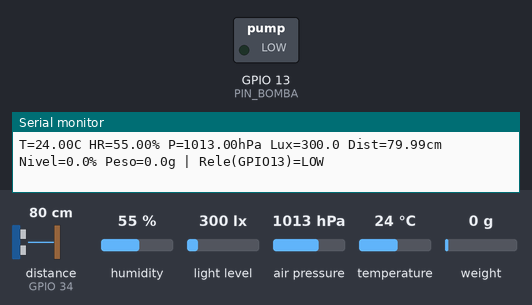
A sketch run on a simulated ESP32. Parts: switched loads named in the sketch (green lamp = pin HIGH), the last lines printed to the serial monitor. Wiring (inferred from the names in the program): ultrasonic range finder: trigger GPIO 27; echo GPIO 34. The inputs (shaded band) are chosen by the test bench; at power-on: distance to the obstacle (sensor on GPIO 34) 80 cm, humidity 55 %, light level 300 lx, air pressure 1013 hPa, temperature 24 °C, weight on the scale 0 g. The echo pulse lasts 58.3 µs per cm; pins used as bus, display or sensor lines are not drawn.

Above: at 2.6 s.
At 5.2 s:
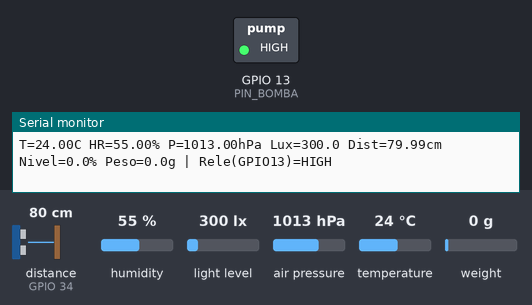
Timing chart, 0 to 12.2 s (numbered marks = the images above):
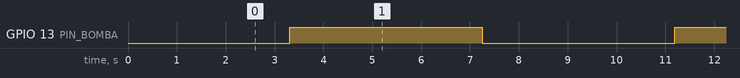

Measured:
- by itself, GPIO 13 (PIN_BOMBA): alternates HIGH for 3.9 s and LOW for 3.9 s

The sketch:

06_prueba_rele.ino
```cpp
/*
 * ========================================================================
 * HydroSentry - Prueba del módulo relé (bomba) + verificación general
 * ========================================================================
 * Este sketch NO es el firmware final. Sirve para:
 *   1. Confirmar si tu módulo relé es "activo en alto" (se activa con
 *      HIGH) o "activo en bajo" (se activa con LOW) — dato que falta
 *      confirmar antes de dar por cerrado el firmware completo.
 *   2. De paso, imprime por el Monitor Serial TODAS las variables de los
 *      sensores (temperatura, humedad, presión, luz, nivel, peso) más el
 *      estado del relé, así puedes verificar de una sola vez que todo lo
 *      que va ANTES del relé en el firmware completo (sensores, fusión)
 *      sigue leyendo bien con la organización de pines nueva.
 *
 * Procedimiento para la prueba del relé:
 *   1. Sube este sketch y abre el Monitor Serial a 115200 baudios.
 *   2. El relé va a alternar solo, cada 3 segundos, entre los dos
 *      estados (ver mensajes en el monitor).
 *   3. Observa el módulo relé: casi todos tienen un LED indicador propio
 *      y hacen un "clic" audible al activarse.
 *   4. Anota en cuál de los dos mensajes ("Probando HIGH" o "Probando
 *      LOW") el relé SÍ se activa (LED encendido + clic). Ese es tu
 *      caso real:
 *        - Si se activa en "Probando HIGH"  -> tu relé es ACTIVO EN ALTO
 *          (el firmware completo ya está bien tal cual, HIGH=encendido).
 *        - Si se activa en "Probando LOW"   -> tu relé es ACTIVO EN BAJO
 *          (avísame y en 2 líneas invierto la lógica en el firmware
 *          completo: manejarApiBomba() y el apagado inicial en setup()).
 * ========================================================================
 */

#include <Wire.h>
#include <Adafruit_Sensor.h>
#include <Adafruit_BME280.h>
#include <BH1750.h>
#include <HX711.h>

// ---- Mismos pines del firmware completo (lado izquierdo) ----
#define I2C_SDA 25
#define I2C_SCL 26

#define HCSR04_TRIG 27
#define HCSR04_ECHO 34

#define HX711_DOUT 35
#define HX711_SCK  14

#define PIN_BOMBA 13

// ---- Calibración ya confirmada ----
const float SENSOR_ALTURA_CM = 10.54;
const float NIVEL_MAX_CM     = 5.44;
const float FACTOR_CALIBRACION_HX711 = 634.3359;

Adafruit_BME280 bme;
BH1750 lightMeter;
HX711 scale;

bool bme_ok, bh1750_ok, hx711_ok;

float leerDistanciaHCSR04() {
  digitalWrite(HCSR04_TRIG, LOW);
  delayMicroseconds(2);
  digitalWrite(HCSR04_TRIG, HIGH);
  delayMicroseconds(10);
  digitalWrite(HCSR04_TRIG, LOW);
  long duracion = pulseIn(HCSR04_ECHO, HIGH, 30000);
  if (duracion == 0) return -1;
  return duracion * 0.0343 / 2.0;
}

void setup() {
  Serial.begin(115200);
  delay(1000);

  Serial.println();
  Serial.println("=== HydroSentry - Prueba de rele + verificacion de sensores ===");

  pinMode(PIN_BOMBA, OUTPUT);
  digitalWrite(PIN_BOMBA, LOW);

  Wire.begin(I2C_SDA, I2C_SCL);

  bme_ok = bme.begin(0x76);
  if (!bme_ok) Serial.println("ADVERTENCIA: BME280 no responde en 0x76");

  bh1750_ok = lightMeter.begin(BH1750::CONTINUOUS_HIGH_RES_MODE, 0x23);
  if (!bh1750_ok) Serial.println("ADVERTENCIA: BH1750 no responde en 0x23");

  pinMode(HCSR04_TRIG, OUTPUT);
  pinMode(HCSR04_ECHO, INPUT);

  scale.begin(HX711_DOUT, HX711_SCK);
  hx711_ok = scale.wait_ready_timeout(2000);
  if (hx711_ok) {
    scale.set_scale(FACTOR_CALIBRACION_HX711);
    scale.tare();
  } else {
    Serial.println("ADVERTENCIA: HX711 no responde");
  }

  Serial.println("Listo. El rele va a alternar cada 3s. Observa el modulo fisico.");
  Serial.println();
}

unsigned long ultimoCambio = 0;
bool estadoPrueba = false; // false = probando LOW, true = probando HIGH
const unsigned long INTERVALO_MS = 3000;

void loop() {
  unsigned long ahora = millis();

  // --- Alternar el pin del rele cada 3s, mostrando bien claro cuál estado se prueba ---
  if (ahora - ultimoCambio >= INTERVALO_MS) {
    ultimoCambio = ahora;
    estadoPrueba = !estadoPrueba;
    digitalWrite(PIN_BOMBA, estadoPrueba ? HIGH : LOW);
    Serial.println(estadoPrueba
      ? ">>> Probando HIGH en PIN_BOMBA (GPIO13) -- revisa si el rele hizo clic / encendio su LED"
      : ">>> Probando LOW en PIN_BOMBA (GPIO13)  -- revisa si el rele hizo clic / encendio su LED");
  }

  // --- Verificación de todas las variables de sensores (lo que va antes del rele) ---
  float t = bme_ok ? bme.readTemperature() : NAN;
  float h = bme_ok ? bme.readHumidity() : NAN;
  float p = bme_ok ? bme.readPressure() / 100.0F : NAN;
  float l = bh1750_ok ? lightMeter.readLightLevel() : NAN;
  float dist = leerDistanciaHCSR04();
  float peso = hx711_ok ? scale.get_units(3) : NAN;

  float dist_lleno = SENSOR_ALTURA_CM - NIVEL_MAX_CM;
  float dist_vacio = SENSOR_ALTURA_CM;
  float nivel_pct = 100.0 * (dist_vacio - dist) / (dist_vacio - dist_lleno);
  nivel_pct = constrain(nivel_pct, 0.0f, 100.0f);

  Serial.printf("T=%.2fC HR=%.2f%% P=%.2fhPa Lux=%.1f Dist=%.2fcm Nivel=%.1f%% Peso=%.1fg | Rele(GPIO13)=%s\n",
                t, h, p, l, dist, nivel_pct, peso, estadoPrueba ? "HIGH" : "LOW");

  delay(1000);
}
```
